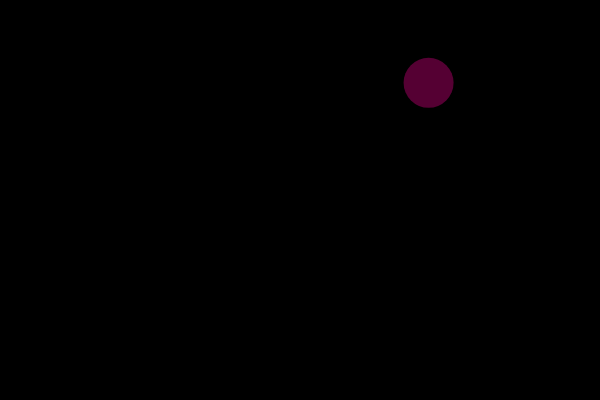
Frame 1 (no input)
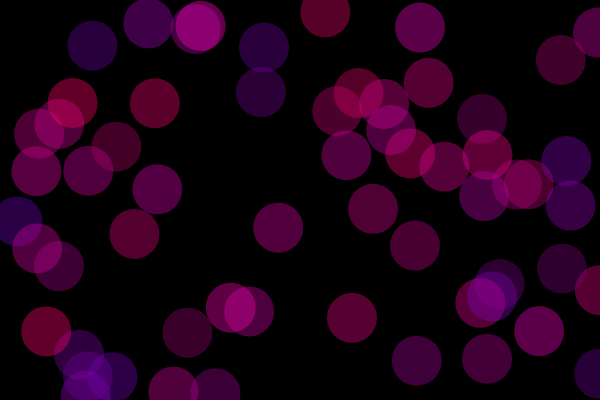
Frame 60 (no input)
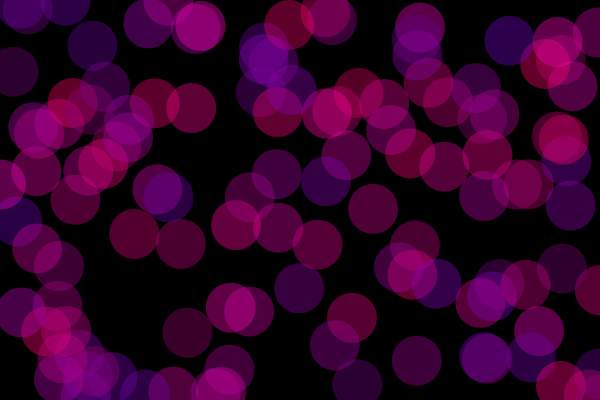
Frame 120 (the mouse pressed at the canvas centre since frame 60)

The p5.js sketch that drew these frames (run headless with seeded random() and noise() and a simulated clock; from frame 60 on, the mouse is pressed at the canvas centre):

// p5.js sketch
// ── sketch.js
var spot = {
 x: 20,
 y: 50

};

var col = {
r: 20,
g: 50,
b: 75

};

function setup() {
createCanvas (600, 400);
background (0);

}

function draw() {

//ellipse
spot.x = random(0, width);
spot.y = random(0, height);
col.r = random( 100, 255);
col.g = 0;
col.b = random( 100, 190);
noStroke();
fill(col.r, col.g, col.b, 100);
ellipse(spot.x, spot.y, 50, 50)
}
